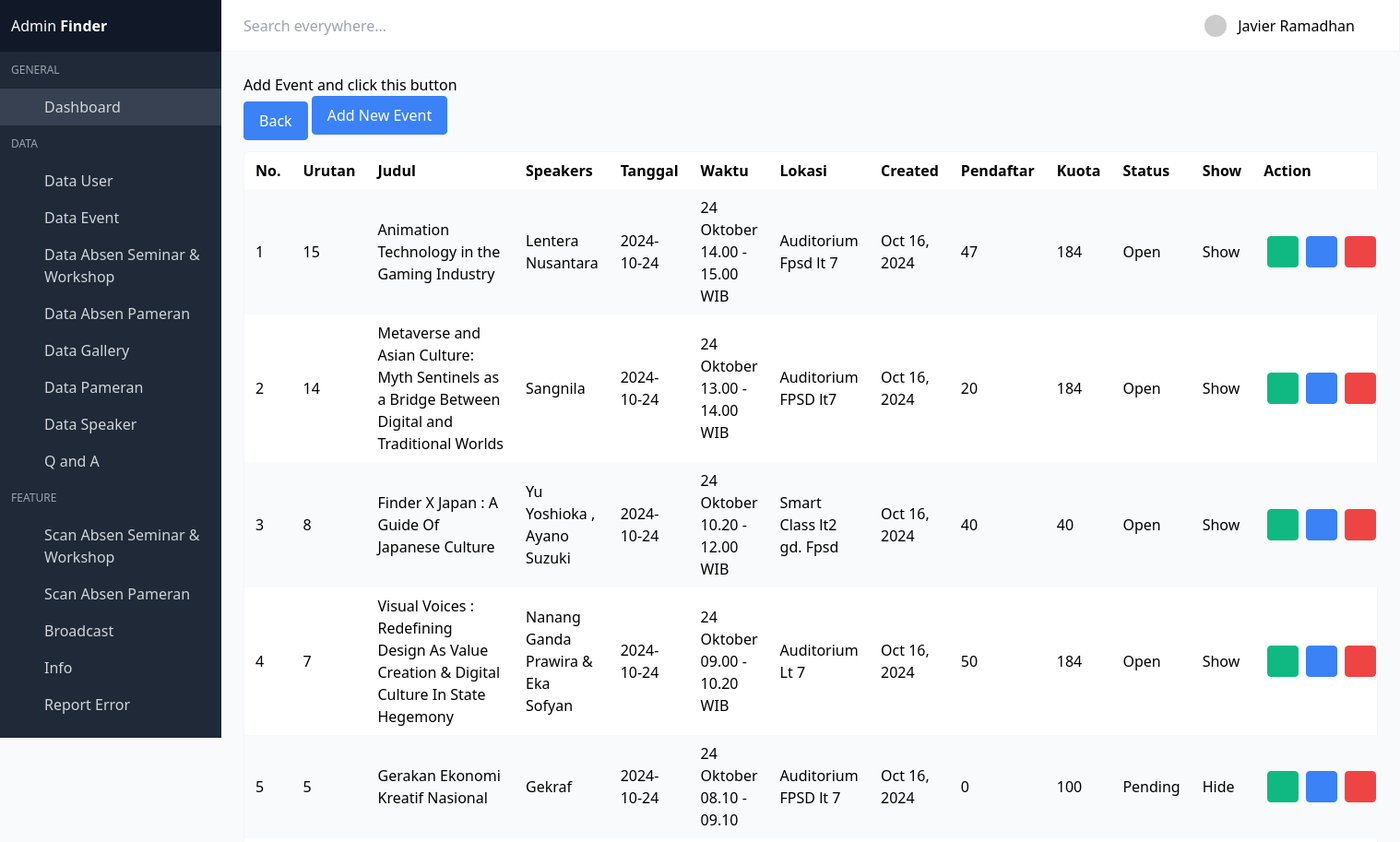
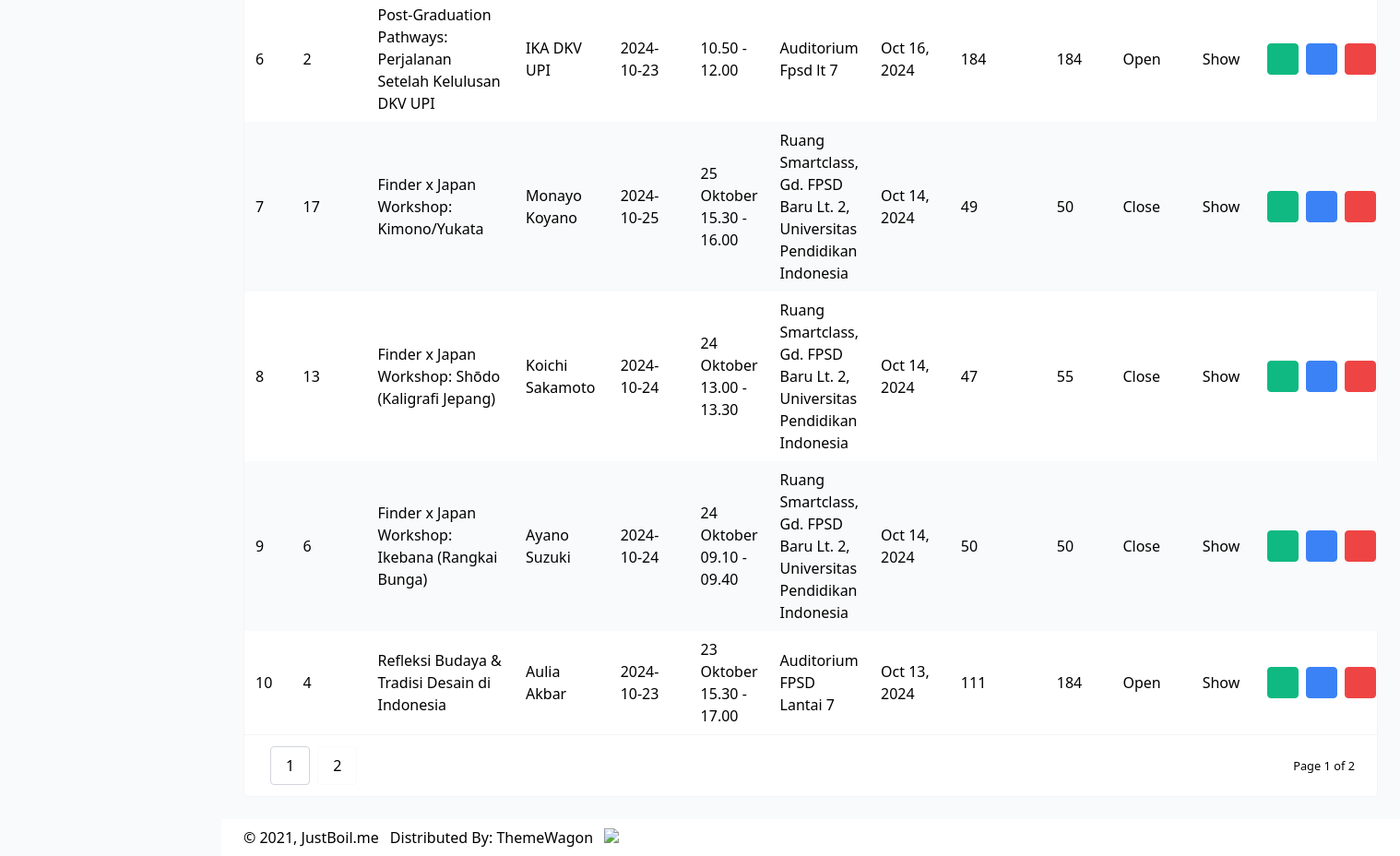
/admin-one/dist/dataevent.php (signed in), run on the app's committed database (2 pictures, top to bottom).
### tables this page shows
CREATE TABLE `event` (
  `id_event` int(11) NOT NULL,
  `judul_event` varchar(255) NOT NULL,
  `speakers_event` text NOT NULL,
  `jadwal_event` date NOT NULL,
  `waktu_event` varchar(225) NOT NULL,
  `lokasi_event` text NOT NULL,
  `thumbnail_event` text NOT NULL,
  `deskripsi_event` text NOT NULL,
  `tiket_event` int(11) NOT NULL,
  `kuota` int(11) DEFAULT NULL,
  `created_event` timestamp NOT NULL DEFAULT current_timestamp(),
  `link_grup` varchar(255) DEFAULT NULL,
  `event_status` tinyint(1) DEFAULT 1,
  `show_event` tinyint(1) DEFAULT 1,
  `urutan_show` int(11) DEFAULT NULL
);

### admin-one/dist/dataevent.php (the view, shortened to what this page needs)
<!DOCTYPE html>
<html lang="en" class="">
<head>
    <link rel="stylesheet" href="css/main.css?v=1628755089081">
</head>
<body>
    <div id="app">
        <?php include 'navbar.php'; ?>
        <section class="section main-section">
            <p>Add Event and click this button</p>
            <div class="field">
                <div class="control">
                    <a class="button blue" href="index.php">Back</a>
                    <a class="button blue" href="addevent.php">
                        <i class="mdi mdi-plus"></i> Add New Event
                    </a>
                </div>
            </div>
            <div class="card has-table">
                <div class="card-content">
                    <?php
                    $per_page = isset($_GET['per_page']) ? $_GET['per_page'] : 10;
                    $current_page = isset($_GET['page']) ? $_GET['page'] : 1;
                    require_once "koneksi.php";
                    $koneksi = mysqli_connect($host, $username, $password, $database);
                    $offset = ($current_page - 1) * $per_page;
                    $query = "
    SELECT e.*, e.kuota,
    (SELECT COUNT(*) FROM tiket WHERE id_event = e.id_event) AS total_pendaftar
    FROM event e
    ORDER BY e.created_event DESC LIMIT ?, ?";
                    $stmt = mysqli_prepare($koneksi, $query);
                    mysqli_stmt_bind_param($stmt, "ii", $offset, $per_page);
                    mysqli_stmt_execute($stmt);
                    $result = mysqli_stmt_get_result($stmt);
                    if (mysqli_num_rows($result) > 0) {
                        echo '<table>';
                        echo '<thead>';
                        echo '<tr>';
                        echo '<th>No.</th>';
                        echo '<th>Urutan</th>';
                        echo '<th>Judul</th>';
                        echo '<th>Speakers</th>';
                        echo '<th>Tanggal</th>';
                        echo '<th>Waktu</th>';
                        echo '<th>Lokasi</th>';
                        echo '<th>Created</th>';
                        echo '<th>Pendaftar</th>';
                        echo '<th>Kuota</th>';
                        echo '<th>Status</th>';
                        echo '<th>Show</th>';
                        echo '<th>Action</th>';
                        echo '</tr>';
                        echo '</thead>';
                        echo '<tbody>';
                        $index = $offset + 1;
                        while ($row = mysqli_fetch_assoc($result)) {
                            echo '<tr>';
                            echo '<td>' . $index . '</td>';
                            echo '<td>' . htmlspecialchars($row['urutan_show']) . '</td>';
                            echo '<td>' . htmlspecialchars($row['judul_event']) . '</td>';
                            echo '<td>' . htmlspecialchars($row['speakers_event']) . '</td>';
                            echo '<td>' . htmlspecialchars($row['jadwal_event']) . '</td>';
                            echo '<td>' . htmlspecialchars($row['waktu_event']) . '</td>';
                            echo '<td>' . htmlspecialchars($row['lokasi_event']) . '</td>';
                            echo '<td>' . date('M d, Y', strtotime($row['created_event'])) . '</td>';
                            echo '<td>' . $row['total_pendaftar'] . '</td>';
                            echo '<td>' . htmlspecialchars($row['kuota']) . '</td>';
                            $status_text = '';
                            switch ($row['event_status']) {
                                case 1:
                                    $status_text = 'Open';
                                    break;
                                case 0:
                                    $status_text = 'Close';
                                    break;
                                case 2:
                                    $status_text = 'Pending';
                                    break;
                            }
                            echo '<td>' . $status_text . '</td>';
                            echo '<td>' . ($row['show_event'] == 1 ? 'Show' : 'Hide') . '</td>';
                            echo '<td class="actions-cell">';
                            echo '<div class="buttons right nowrap">';
                            echo '<a class="button small green" href="edit_event.php?id_event=' . $row['id_event'] . '">';
                            echo '<span class="icon"><i class="mdi mdi-pen"></i></span>';
                            echo '</a>';
                            echo '<a class="button small blue" href="details_event.php?id_event=' . $row['id_event'] . '">';
                            echo '<span class="icon"><i class="mdi mdi-eye"></i></span>';
                            echo '</a>';
                            echo '<a class="button small red --jb-modal" onclick="confirmDelete(' . $row['id_event'] . ')">';
                            echo '<span class="icon"><i class="mdi mdi-trash-can"></i></span>';
                            echo '</a>';
                            echo '</div>';
                            echo '</td>';
                            echo '</tr>';
                            $index++;
                        }
                        echo '</tbody>';
                        echo '</table>';
                        $count_query = "SELECT COUNT(*) AS total FROM event";
                        $count_result = mysqli_query($koneksi, $count_query);
                        $total_data = mysqli_fetch_assoc($count_result)['total'];
                        if ($total_data > $per_page) {
                            echo '<div class="table-pagination">';
                            echo '<div class="flex items-center justify-between">';
                            echo '<div class="buttons">';
                            $total_pages = ceil($total_data / $per_page);
                            for ($i = 1; $i <= $total_pages; $i++) {
                                echo '<a href="?page=' . $i . '&per_page=' . $per_page . '" class="button ' . ($current_page == $i ? 'active' : '') . '">' . $i . '</a>';
                            }
                            echo '</div>';
                            echo '<small>Page ' . $current_page . ' of ' . $total_pages . '</small>';
                            echo '</div>';
                            echo '</div>';
                        }
                    }
                    ?>
                </div>
            </div>
        </section>
        <?php include 'footer.php'; ?>
    </div>
    <link rel="stylesheet" href="https://cdn.materialdesignicons.com/4.9.95/css/materialdesignicons.min.css">
</body>
</html>

### data on the page
event: urutan_show "15", judul_event "Animation Technology in the Gaming Industry", speakers_event "Lentera Nusantara", jadwal_event "2024-10-24", waktu_event "24 Oktober 14.00 - 15.00 WIB", lokasi_event "Auditorium Fpsd lt 7", created_event "Oct 16, 2024", total_pendaftar "47", kuota "184", event_status "Open", show_event "Show"
event: urutan_show "14", judul_event "Metaverse and Asian Culture: Myth Sentinels as a Bridge Between Digital and Traditional Worlds", speakers_event "Sangnila", jadwal_event "2024-10-24", waktu_event "24 Oktober 13.00 - 14.00 WIB", lokasi_event "Auditorium FPSD lt7", created_event "Oct 16, 2024", total_pendaftar "20", kuota "184", event_status "Open", show_event "Show"
event: urutan_show "8", judul_event "Finder X Japan : A Guide Of Japanese Culture", speakers_event "Yu Yoshioka , Ayano Suzuki", jadwal_event "2024-10-24", waktu_event "24 Oktober 10.20 - 12.00 WIB", lokasi_event "Smart Class lt2 gd. Fpsd", created_event "Oct 16, 2024", total_pendaftar "40", kuota "40", event_status "Open", show_event "Show"
event: urutan_show "7", judul_event "Visual Voices : Redefining Design As Value Creation & Digital Culture In State Hegemony", speakers_event "Nanang Ganda Prawira & Eka Sofyan", jadwal_event "2024-10-24", waktu_event "24 Oktober 09.00 - 10.20 WIB", lokasi_event "Auditorium Lt 7", created_event "Oct 16, 2024", total_pendaftar "50", kuota "184", event_status "Open", show_event "Show"
event: urutan_show "5", judul_event "Gerakan Ekonomi Kreatif Nasional", speakers_event "Gekraf", jadwal_event "2024-10-24", waktu_event "24 Oktober 08.10 - 09.10", lokasi_event "Auditorium FPSD lt 7", created_event "Oct 16, 2024", total_pendaftar "0", kuota "100", event_status "Pending", show_event "Hide"
event: urutan_show "2", judul_event "Post-Graduation Pathways: Perjalanan Setelah Kelulusan DKV UPI", speakers_event "IKA DKV UPI", jadwal_event "2024-10-23", waktu_event "10.50 - 12.00", lokasi_event "Auditorium Fpsd lt 7", created_event "Oct 16, 2024", total_pendaftar "184", kuota "184", event_status "Open", show_event "Show"
event: urutan_show "17", judul_event "Finder x Japan Workshop: Kimono/Yukata", speakers_event "Monayo Koyano", jadwal_event "2024-10-25", waktu_event "25 Oktober 15.30 - 16.00", lokasi_event "Ruang Smartclass, Gd. FPSD Baru Lt. 2, Universitas Pendidikan Indonesia", created_event "Oct 14, 2024", total_pendaftar "49", kuota "50", event_status "Close", show_event "Show"
event: urutan_show "13", judul_event "Finder x Japan Workshop: Shōdo (Kaligrafi Jepang)", speakers_event "Koichi Sakamoto", jadwal_event "2024-10-24", waktu_event "24 Oktober 13.00 - 13.30", lokasi_event "Ruang Smartclass, Gd. FPSD Baru Lt. 2, Universitas Pendidikan Indonesia", created_event "Oct 14, 2024", total_pendaftar "47", kuota "55", event_status "Close", show_event "Show"
event: urutan_show "6", judul_event "Finder x Japan Workshop: Ikebana (Rangkai Bunga)", speakers_event "Ayano Suzuki", jadwal_event "2024-10-24", waktu_event "24 Oktober 09.10 - 09.40", lokasi_event "Ruang Smartclass, Gd. FPSD Baru Lt. 2, Universitas Pendidikan Indonesia", created_event "Oct 14, 2024", total_pendaftar "50", kuota "50", event_status "Close", show_event "Show"
event: urutan_show "4", judul_event "Refleksi Budaya & Tradisi Desain di Indonesia", speakers_event "Aulia Akbar", jadwal_event "2024-10-23", waktu_event "23 Oktober 15.30 - 17.00", lokasi_event "Auditorium FPSD Lantai 7", created_event "Oct 13, 2024", total_pendaftar "111", kuota "184", event_status "Open", show_event "Show"

### other printed values
$_SESSION['admin_name'] "Javier Ramadhan"
$current_page "1"
$total_pages "2"
